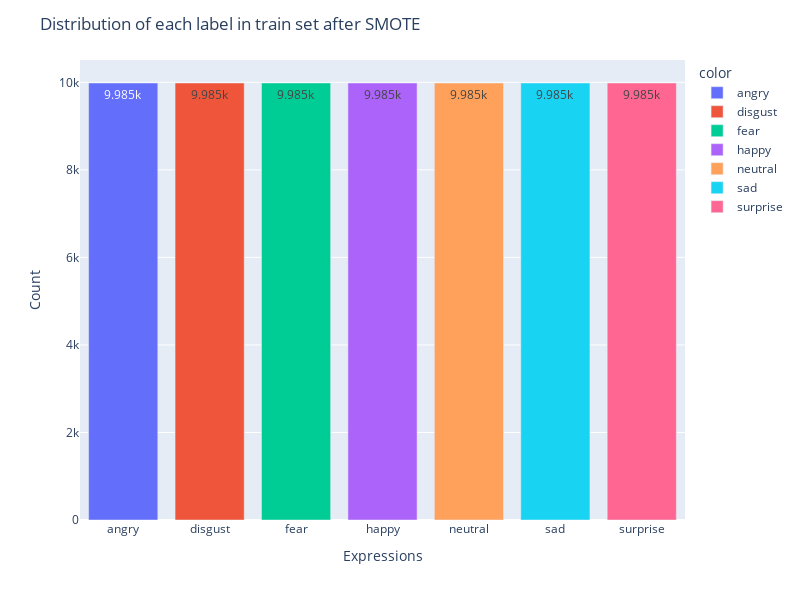

Notebook code for this chart:
### Code cell
class_count_in_train_smote_set = np.sum(y_train_smote, axis=0)

labels = ["angry", "disgust", "fear", "happy", "neutral", "sad", "surprise"]
fig = px.bar(x=labels, y=class_count_in_train_smote_set, color=labels)

fig.update_layout(
    title="Distribution of each label in train set after SMOTE",
    xaxis_title="Expressions",
    yaxis_title="Count",
    height=600,
    width=800,
)

fig.update_traces(texttemplate="%{y}", textposition="inside")

fig.show()

### Figure 1 — Plotly figure (JSON) as saved in the notebook; plotly's stock layout.template omitted (floating-point values rounded to 4 significant figures)
{"data": [{"alignmentgroup": "True", "hovertemplate": "color=angry<br>x=%{x}<br>y=%{y}<extra></extra>", "legendgroup": "angry", "marker": {"color": "#636efa", "pattern": {"shape": ""}}, "name": "angry", "offsetgroup": "angry", "orientation": "v", "showlegend": true, "textposition": "inside", "texttemplate": "%{y}", "type": "bar", "x": ["angry"], "xaxis": "x", "y": [9985], "yaxis": "y"}, {"alignmentgroup": "True", "hovertemplate": "color=disgust<br>x=%{x}<br>y=%{y}<extra></extra>", "legendgroup": "disgust", "marker": {"color": "#EF553B", "pattern": {"shape": ""}}, "name": "disgust", "offsetgroup": "disgust", "orientation": "v", "showlegend": true, "textposition": "inside", "texttemplate": "%{y}", "type": "bar", "x": ["disgust"], "xaxis": "x", "y": [9985], "yaxis": "y"}, {"alignmentgroup": "True", "hovertemplate": "color=fear<br>x=%{x}<br>y=%{y}<extra></extra>", "legendgroup": "fear", "marker": {"color": "#00cc96", "pattern": {"shape": ""}}, "name": "fear", "offsetgroup": "fear", "orientation": "v", "showlegend": true, "textposition": "inside", "texttemplate": "%{y}", "type": "bar", "x": ["fear"], "xaxis": "x", "y": [9985], "yaxis": "y"}, {"alignmentgroup": "True", "hovertemplate": "color=happy<br>x=%{x}<br>y=%{y}<extra></extra>", "legendgroup": "happy", "marker": {"color": "#ab63fa", "pattern": {"shape": ""}}, "name": "happy", "offsetgroup": "happy", "orientation": "v", "showlegend": true, "textposition": "inside", "texttemplate": "%{y}", "type": "bar", "x": ["happy"], "xaxis": "x", "y": [9985], "yaxis": "y"}, {"alignmentgroup": "True", "hovertemplate": "color=neutral<br>x=%{x}<br>y=%{y}<extra></extra>", "legendgroup": "neutral", "marker": {"color": "#FFA15A", "pattern": {"shape": ""}}, "name": "neutral", "offsetgroup": "neutral", "orientation": "v", "showlegend": true, "textposition": "inside", "texttemplate": "%{y}", "type": "bar", "x": ["neutral"], "xaxis": "x", "y": [9985], "yaxis": "y"}, {"alignmentgroup": "True", "hovertemplate": "color=sad<br>x=%{x}<br>y=%{y}<extra></extra>", "legendgroup": "sad", "marker": {"color": "#19d3f3", "pattern": {"shape": ""}}, "name": "sad", "offsetgroup": "sad", "orientation": "v", "showlegend": true, "textposition": "inside", "texttemplate": "%{y}", "type": "bar", "x": ["sad"], "xaxis": "x", "y": [9985], "yaxis": "y"}, {"alignmentgroup": "True", "hovertemplate": "color=surprise<br>x=%{x}<br>y=%{y}<extra></extra>", "legendgroup": "surprise", "marker": {"color": "#FF6692", "pattern": {"shape": ""}}, "name": "surprise", "offsetgroup": "surprise", "orientation": "v", "showlegend": true, "textposition": "inside", "texttemplate": "%{y}", "type": "bar", "x": ["surprise"], "xaxis": "x", "y": [9985], "yaxis": "y"}], "layout": {"barmode": "relative", "height": 600, "legend": {"title": {"text": "color"}, "tracegroupgap": 0}, "margin": {"t": 60}, "title": {"text": "Distribution of each label in train set after SMOTE"}, "width": 800, "xaxis": {"anchor": "y", "domain": [0, 1], "title": {"text": "Expressions"}}, "yaxis": {"anchor": "x", "domain": [0, 1], "title": {"text": "Count"}}}}
